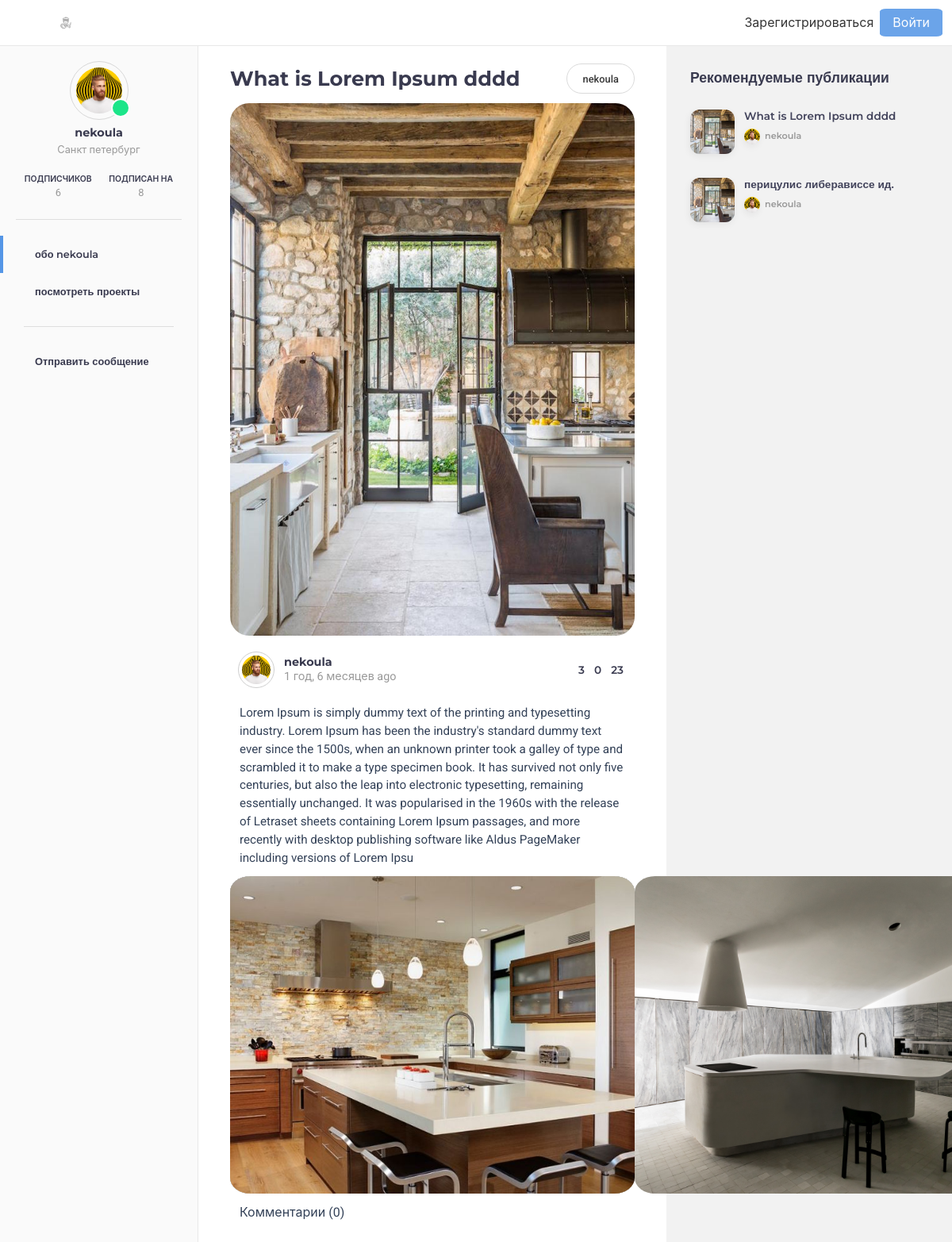
Page /designers/design/34/ on the committed database.
### blog/models.py (models this page shows, shortened)
class Post(models.Model):
	title = models.CharField(max_length=250)
	pending = models.BooleanField(default=True)
	category = models.CharField(max_length=250,default='design')
	russian_category = models.CharField(max_length=255,default='design')
	author = models.ForeignKey(User,on_delete=models.CASCADE,null=True)
	description = models.TextField(blank=True)
	post_date = models.DateTimeField(auto_now_add=True,null=True,blank=True)
	views = models.IntegerField(default=0)
	liked = models.ManyToManyField(User, blank=True, related_name='likes')
	post_main_pic = models.ImageField(upload_to='img/main/', null = True)
	def num_likes(self):
		return self.liked.all().count()

class PostImage(models.Model):
	post = models.ForeignKey(Post,on_delete=models.CASCADE,null=True)
	title = models.CharField(max_length=250)
	views = models.CharField(max_length=250,default=0)
	mainimage = models.ImageField(upload_to='img/', null = True)

### members/models.py (models this page shows, shortened)
class Profile(models.Model):
	user = models.OneToOneField(User,null=True, on_delete=models.CASCADE)
	firstname = models.CharField(max_length=250,blank=True,default="")
	lastname = models.CharField(max_length=250,blank=True,default="")
	mobile = models.CharField(max_length=250,blank=True,default="")
	website = models.CharField(max_length=250,blank=True,default="")
	bio = models.TextField(null=True,blank=True,default="")
	profile_pic = models.ImageField(upload_to='img/user/', null = True, default='img/user/default.jpg')
	views = models.CharField(max_length=250,default=0)
	user_type = models.CharField(max_length=250,default='designer')
	city = models.CharField(max_length=250,default="Россия")
	friend_request = models.ManyToManyField(User, blank=True, related_name='friend_request')

### blog/views.py (the view, shortened to what this page needs)
# urls.py: path('designers/design/<int:pk>/', designView.as_view(),name="design-detail"),      #pk = primary key
class designView(DetailView):
	model = Post
	template_name = "design_detail.html"
	form = CommentForm
	def get_context_data(self,*args,**kwargs):
		comments = Comment.objects.filter(post=self.kwargs['pk'])
		post_images = PostImage.objects.filter(post=self.kwargs['pk'])
		post, _ = Post.objects.get_or_create(id=self.kwargs['pk'])
		post.views = F("views") + 1
		post.save(update_fields=["views"])
		recomended_posts = Post.objects.filter(category=post.category)[:4]
		context = super(designView,self).get_context_data(*args,**kwargs)
		context["post_images"] = post_images
		context["form"] = self.form
		context["comments"] = comments
		context["recomended_posts"] = recomended_posts
		return context

### blog/templates/design_detail.html (shortened to what this page needs)
{% extends 'base.html' %}
{% block css %}
<link rel="stylesheet" href="https://unpkg.com/swiper/swiper-bundle.min.css">
{% endblock %}
{% block content %}
<div class="view-wrapper is-full">
    <div class="stories-wrapper is-home">
        {% include 'includes/designer_sidebar.html' %}
        <div class="inner-wrapper">
            <div class="story-post-wrapper">
                <div class="story-post">
                    <div class="post-title">
                        <h2>{{post.title}}</h2>
                        <div class="dropdown is-spaced is-right is-accent dropdown-trigger">
                            <div>
                                <div class="button is-rounded">
                                    {{post.author}}
                                </div>
                            </div>
                        </div>
                    </div>
                    <div class="post-image-wrap">
                        <img class="post-image" src="{{post.post_main_pic.url}}" alt="">
                    </div>
                    <div class="post-meta">
                        <div class="post-author">
                            <div class="story-avatar">
                                <a href={% url 'profile' post.author %}>
                                    <img class="avatar" src="{{post.author.profile.profile_pic.url}}" data-user-popover="2" alt="">
                            </div>
                            <div class="meta">
                                <span>{{post.author}}</span>
                                {% load humanize %}
                                <span>{{post.post_date|naturaltime}}</span>
                            </div>
                        </div>
                        <div class="post-stats">
                            <div class="stat-item">
                                <form action="{% url 'like-post-view' %}" method="POST" class='like-form' id='{{post.id}}'>
                                    {% if user not in post.liked.all %}
                                    <button type="submit" class="like_fix details_button like-btn{{post.id}}">
                                    </button>
                                    {% else %}
                                    <button type="submit" class="like_fix details_button is-liked like-btn{{post.id}}">
                                        <i data-feather="heart"></i>
                                    </button>
                                    {% endif %}
                                </form>
                                <span class="like-count{{post.id}}">{{post.num_likes}}</span>
                            </div>
                            <div class="stat-item">
                                <span>{{post.comments.all|length}}</span>
                            </div>
                            <div class="stat-item">
                                <span>{{post.views}}</span>
                            </div>
                        </div>
                    </div>
                    <div class="post-text content">
                        <p>{{post.description}}
                        </p>
                    </div>
                    {% if post_images|length > 1 %}
                    <div class=container-swiper>
                        <div class="swiper-container mySwiper">
                            <div class="swiper-wrapper">
                                {% for image in post_images %}
                                {% if forloop.first %}
                                {% else %}
                                <div class="swiper-slide">
                                    <img id="{{image.id}}" class="post-image" src="{{image.mainimage.url}}" alt="">
                                </div>
                                {% endif %}
                                {% endfor %}
                            </div>
                            <div class="swiper-button-next"></div>
                            <div class="swiper-button-prev"></div>
                        </div>
                    </div>
                    {% endif %}
                    <div class="comments-wrap">
                        <div class="comments-count">
                            <h3>Комментарии ({{post.comments.all|length}})</h3>
                        </div>
                        {% if not post.comments.all %}
                        {% else %}
                        {% for comment in post.comments.all %}
                                    {% load humanize %}
                    {% endfor %}
                    {% endif %}
                    </div>
                </div>
            </div>
            <div class="story-post-sidebar">
                <div class="header">
                    <h2>Рекомендуемые публикации</h2>
                </div>
                <div class="related-posts">
                    {% for post in recomended_posts %}
                    <a href={% url 'design-detail' post.pk %} class="related-post">
                        <img class="post-image" src="{{post.post_main_pic.url}}" alt="">
                        <div class="meta">
                            <h3>{{post.title}}</h3>
                            <div class="user-line">
                                <img src="{{post.author.profile.profile_pic.url}}"  data-user-popover="6" alt="">
                                <span>{{post.author}}</span>
                            </div>
                        </div>
                    </a>
                    {% endfor %}
                </div>
            </div>
        </div>
    </div>
</div>
{% endblock %}

### blog/templates/includes/designer_sidebar.html (shortened to what this page needs)
            <div class="stories-sidebar is-active">
                <div class="stories-sidebar-inner">
                    <div class="user-block">
                        <div class="avatar-wrap">
                            {% if designer %}
                            <a href={% url 'profile' designer.username %}>
                            <img src="{{designer.profile.profile_pic.url}}" data-user-popover="0" alt="">
                            </a>
                            {% if designer.profile.mobile %}
                            <div class="badge">
                                <i data-feather="check"></i>
                            </div>
                            {% endif %}
                            {% elif post %}
                            <a href={% url 'profile' post.author %}>
                            <img src="{{post.author.profile.profile_pic.url}}"data-user-popover="0" alt="">
                            {% if post.author.profile.mobile %}
                            <div class="badge">
                            </div>
                            {% endif %}
                            {% endif %}
                        </div>
                            {% if designer %}
                            <h4>{{designer.username}}</h4>
                            <p>{{designer.profile.city}}</p>
                            {% elif post %}
                            <h4>{{post.author}}</h4>
                            <p>{{post.author.profile.city}}</p>
                            {% endif %}
                        <div class="user-stats">
                            <div class="stat-block">
                                <span>подписчиков</span>
                                {% if designer %}
                                <span>{{designer.profile.friend_request.all|length}}</span>
                                {% elif post %}
                                <span>{{post.author.profile.friend_request.all|length}}</span>
                                {% endif %}
                            </div>
                            <div class="stat-block">
                                <span>подписан на</span>
                                {% if designer %}
                                <span>{{designer.friend_request.all|length}}</span>
                                {% elif post %}
                                <span>{{post.author.friend_request.all|length}}</span>
                                {% endif %}
                            </div>
                        </div>
                    </div>
                    <div class="user-menu">
                        <div class="user-menu-inner has-slimscroll">
                            <div class="menu-block">
                                <ul>
                                    <li class="is-active">
                                        {% if designer %}
                                        <a href={% url 'about_profile' designer.username %}>
                                            <i data-feather="grid"></i>
                                            <span>обо {{designer.username}}</span>
                                        </a>
                                        {% elif post %}
                                        <a href={% url 'about_profile' post.author %}>
                                            <span>обо {{post.author}}</span>
                                        {% endif %}
                                    </li>
                                    <li>
                           {% if designer %}
                            <a href={% url 'profile' designer.username %}>
                                            <i data-feather="search"></i>
                                            <span>посмотреть проекты</span>
                                        </a>
                              {% elif post %}
                            <a href={% url 'profile' post.author %}>
                                            <span>посмотреть проекты</span>
                                    {% endif %}
                                    </li>
                                </ul>
                            </div>
                            <div class="separator"></div>
                            <div class="menu-block">
                                <ul>
                                    {% if designer.profile.mobile %}
                                    <li>
                                        <a href="https://api.whatsapp.com/send?phone={{designer.profile.mobile}}&text=%D0%97%D0%B4%D1%80%D0%B0%D0%B2%D1%81%D1%82%D0%B2%D1%83%D0%B9%D1%82%D0%B5%2C+%D0%B2%D1%8B+%D0%BC%D0%BE%D0%B6%D0%B5%D1%82%D0%B5+%D0%BC%D0%BD%D0%B5+%D0%BF%D0%BE%D0%BC%D0%BE%D1%87%D1%8C%3F">
                                            <i data-feather="mail"></i>
                                            <span>Отправить сообщение</span>
                                        </a>
                                    </li>
                                    {% elif post.author.profile.mobile %}
                                    <li>
                                        <a href="https://api.whatsapp.com/send?phone={{post.author.profile.mobile}}&text=%D0%97%D0%B4%D1%80%D0%B0%D0%B2%D1%81%D1%82%D0%B2%D1%83%D0%B9%D1%82%D0%B5%2C+%D0%B2%D1%8B+%D0%BC%D0%BE%D0%B6%D0%B5%D1%82%D0%B5+%D0%BC%D0%BD%D0%B5+%D0%BF%D0%BE%D0%BC%D0%BE%D1%87%D1%8C%3F">
                                            <span>Отправить сообщение</span>
                                        </a>
                                    </li>
                                    {% endif %}
                                </ul>
                            </div>
                        </div>
                    </div>
                </div>
            </div>

### blog/static/css/mycss.css (style rules this page uses)
.details_button { background-color: transparent; border:none; cursor: pointer; }
.is-added:focus, .button.is-focused, .not-added:focus, .is-added:active, .not-added:active, { border-color:black !important; outline: none !important; }
:root { --swiper-theme-color: #555555 !important; }
.container-swiper { border-radius: 5%; position: relative; height: 400px; background: black; font-family: Helvetica Neue, Helvetica, Arial, sans-serif; font-size: 14px; color: #000; margin: 0; padding: 0; }
.swiper-container { border-radius: 5%; width: 100%; height: 100%; }
.swiper-slide { border-radius: 5%; text-align: center; font-size: 18px; background: #fff; display: -webkit-box; display: -ms-flexbox; display: -webkit-flex; display: flex; -webkit-box-pack: center; -ms-flex-pack: center; -webkit-justify-content: center; justify-content: center; -webkit-box-align: center; -ms-flex-align: center; -webkit-align-items: center; align-items: center; }
.swiper-slide img { border-radius: 5%; display: block; width: 100%; height: 100%; object-fit: cover; }

### rows in the picture
Post: author.profile.profile_pic (picture), author "nekoula", author.profile.city "Санкт петербург", author.profile.friend_request.all|length "6", author.friend_request.all|length "8", title "What is Lorem Ipsum dddd", post_main_pic (picture), post_date "1 год, 6 месяцев ago", num_likes "3", comments.all|length "0", views "23", description "Lorem Ipsum is simply dummy text of the printing and typesetting industry. Lorem Ipsum has been the industry's standard dummy text ever since the 1500s, when an unknown printer took a galley of type and scrambled it to make a type specimen book. It has survived not only five centuries, but also the leap into electronic typesetting, remaining essentially unchanged. It was popularised in the 1960s with the release of Letraset sheets containing Lorem Ipsum passages, and more recently with desktop publishing software like Aldus PageMaker including versions of Lorem Ipsu"
PostImage: mainimage (picture)
PostImage: mainimage (picture)
Post: post_main_pic (picture), title "перицулис либерависсе ид.", author.profile.profile_pic (picture), author "nekoula"
